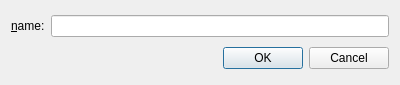
<?xml version="1.0" encoding="UTF-8"?>
<ui version="4.0">
 <class>TabDialog</class>
 <widget class="QDialog" name="TabDialog">
  <property name="geometry">
   <rect>
    <x>0</x>
    <y>0</y>
    <width>400</width>
    <height>85</height>
   </rect>
  </property>
  <property name="sizePolicy">
   <sizepolicy hsizetype="Preferred" vsizetype="Preferred">
    <horstretch>0</horstretch>
    <verstretch>0</verstretch>
   </sizepolicy>
  </property>
  <property name="windowTitle">
   <string>New Tab</string>
  </property>
  <property name="windowIcon">
   <iconset resource="copyq.qrc">
    <normaloff>:/images/icon.svg</normaloff>:/images/icon.svg</iconset>
  </property>
  <layout class="QVBoxLayout" name="verticalLayout_2">
   <item>
    <layout class="QVBoxLayout" name="verticalLayout">
     <item>
      <layout class="QHBoxLayout" name="horizontalLayout">
       <item>
        <widget class="QLabel" name="label">
         <property name="text">
          <string>&amp;name:</string>
         </property>
         <property name="buddy">
          <cstring>lineEditTabName</cstring>
         </property>
        </widget>
       </item>
       <item>
        <widget class="QLineEdit" name="lineEditTabName"/>
       </item>
      </layout>
     </item>
    </layout>
   </item>
   <item>
    <widget class="QDialogButtonBox" name="buttonBox">
     <property name="orientation">
      <enum>Qt::Horizontal</enum>
     </property>
     <property name="standardButtons">
      <set>QDialogButtonBox::Cancel|QDialogButtonBox::Ok</set>
     </property>
    </widget>
   </item>
  </layout>
 </widget>
 <resources>
  <include location="copyq.qrc"/>
 </resources>
 <connections>
  <connection>
   <sender>buttonBox</sender>
   <signal>accepted()</signal>
   <receiver>TabDialog</receiver>
   <slot>accept()</slot>
   <hints>
    <hint type="sourcelabel">
     <x>248</x>
     <y>254</y>
    </hint>
    <hint type="destinationlabel">
     <x>157</x>
     <y>274</y>
    </hint>
   </hints>
  </connection>
  <connection>
   <sender>buttonBox</sender>
   <signal>rejected()</signal>
   <receiver>TabDialog</receiver>
   <slot>reject()</slot>
   <hints>
    <hint type="sourcelabel">
     <x>316</x>
     <y>260</y>
    </hint>
    <hint type="destinationlabel">
     <x>286</x>
     <y>274</y>
    </hint>
   </hints>
  </connection>
 </connections>
</ui>
